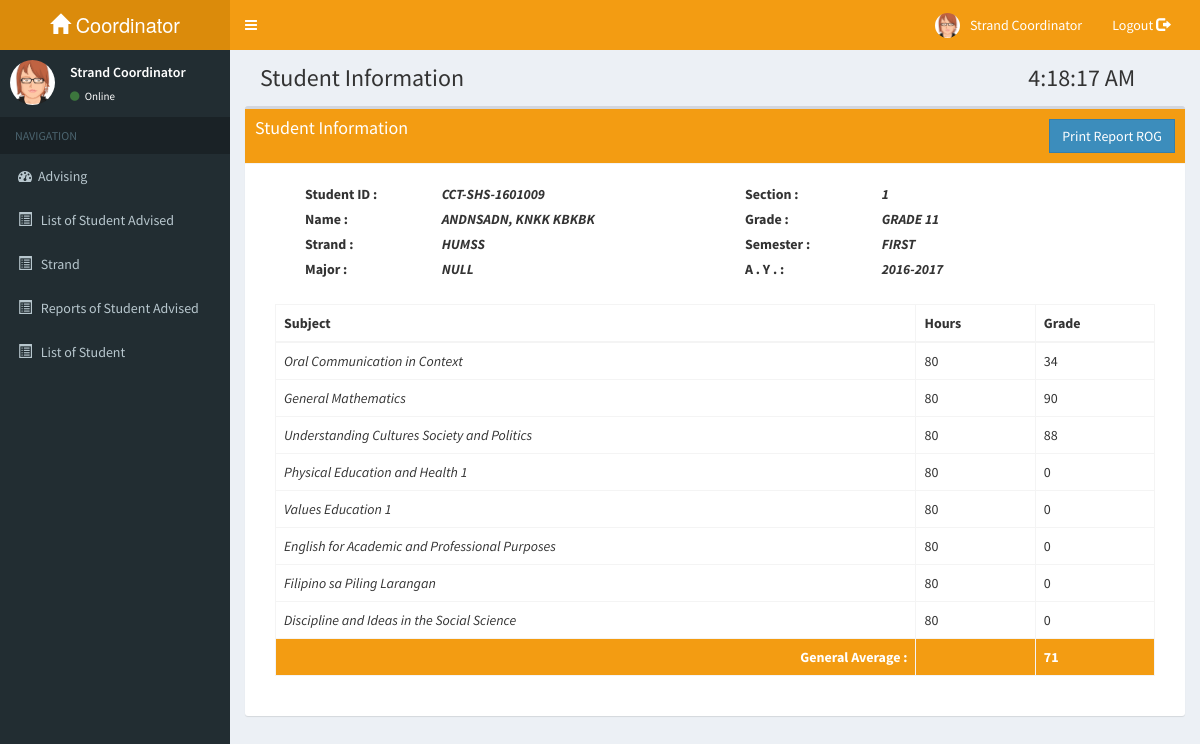
/coordinator/pages/student_subjects_details.php?shsid=1601009&adv_id=52 (signed in), run on the app's committed database.
### tables this page shows
CREATE TABLE `tblstudent_enrolled` (
  `enrolled_id` int(10) NOT NULL,
  `advise_id` varchar(50) NOT NULL,
  `shs_id` varchar(50) NOT NULL,
  `lname` varchar(50) NOT NULL,
  `fname` varchar(50) NOT NULL,
  `mname` varchar(50) NOT NULL,
  `student_type` varchar(50) NOT NULL,
  `reg_status` varchar(50) NOT NULL,
  `strand` varchar(50) NOT NULL,
  `major` varchar(50) NOT NULL,
  `section` varchar(20) NOT NULL,
  `grade` varchar(50) NOT NULL,
  `semester` varchar(30) NOT NULL,
  `yr_start` varchar(50) NOT NULL,
  `yr_end` varchar(50) NOT NULL,
  `date_enrolled` varchar(50) NOT NULL,
  `stats` int(10) NOT NULL
);

CREATE TABLE `tblsubject_enrolled` (
  `id` int(10) NOT NULL,
  `advise_id` int(10) NOT NULL,
  `shs_id` varchar(30) NOT NULL,
  `subdesc` longtext NOT NULL,
  `hours` varchar(50) NOT NULL,
  `grades` int(20) DEFAULT NULL,
  `csection` varchar(50) NOT NULL,
  `fac_id` int(10) NOT NULL,
  `remarks` varchar(50) NOT NULL
);

### coordinator/pages/student_subjects_details.php (the view, shortened to what this page needs)
<?php 	include "../templates/templates.php";
		include "connect.php";
		$shsid = $_GET['shsid'];
		$advid = $_GET['adv_id'];
		$sql_sub_en = mysqli_query($con,"SELECT * FROM tblstudent_enrolled WHERE shs_id='$shsid' AND advise_id='$advid'");
		$fetch_sub_en = mysqli_fetch_array($sql_sub_en);
		$lname    = strtoupper($fetch_sub_en['lname']);
		$fname    = strtoupper($fetch_sub_en['fname']);
		$mname    = strtoupper($fetch_sub_en['mname']);
		$strand   = strtoupper($fetch_sub_en['strand']);
		$major     = strtoupper($fetch_sub_en['major']);
		$section   = strtoupper($fetch_sub_en['section']);
		$grade     = strtoupper($fetch_sub_en['grade']);
		$sem   = strtoupper($fetch_sub_en['semester']);
		$yr_start     = strtoupper($fetch_sub_en['yr_start']);
		$yr_end     = strtoupper($fetch_sub_en['yr_end']);
?>
  <body class="skin-yellow">
    <div class="wrapper">
      <div class="content-wrapper">
        <section class="content-header">
          <h1 class="col-md-10">
            Student Information
			</h1>
		  <h1>
            <?php include('time.php'); ?>
          </h1>
        </section>
       <section class="content">
        <div class="box">
			<div class="box-header with-border" style="background-color: #f39c12; color:white;">
				<h3 class="box-title">Student Information</h3>
				<a href="rog.php?shsid=<?php echo $shsid;?>&advid=<?php echo $advid;?>" class="btn btn-flat btn-primary pull-right" name="btnprint" data-toggle="tooltip"  title="Print Report">Print Report ROG</a>
            </div>
			<div class="container-fluid"><br/>
					<form>
						<div class="col-lg-12">
							<div class="col-lg-6 col-md-6">
								<div class="form-group">
									<label for="gradetxt" class="control-label col-lg-4 col-md-4 col-sm-6">Student ID :</label>
									<label for="gradetxt" class="control-label col-lg-8 col-md-8 col-sm-6"><i>CCT-SHS-<?php echo $shsid;?></i></label>
								</div>
								<div class="form-group">
									<label for="gradetxt" class="control-label col-lg-4 col-md-4 col-sm-6">Name :</label>
									<label for="gradetxt" class="control-label col-lg-8 col-md-8 col-sm-6"><i><?php echo $lname.", ".$fname." ".$mname;?></i></label>
								</div>
								<div class="form-group">
									<label for="gradetxt" class="control-label col-lg-4 col-md-4 col-sm-6">Strand :</label>
									<label for="gradetxt" class="control-label col-lg-8 col-md-8 col-sm-6"><i><?php echo $strand;?></i></label>
								</div>
								<div class="form-group">
									<label for="gradetxt" class="control-label col-lg-4 col-md-4 col-sm-6">Major :</label>
									<label for="gradetxt" class="control-label col-lg-8 col-md-8 col-sm-6"><i><?php echo $major;?></i></label>
								</div>
							</div>
							<div class="col-lg-6 col-md-6">
								<div class="form-group">
									<label for="gradetxt" class="control-label col-lg-4 col-md-4 col-sm-6">Section :</label>
									<label for="gradetxt" class="control-label col-lg-8 col-md-8 col-sm-6"><i><?php echo $section;?></i></label>
								</div>
								<div class="form-group">
									<label for="gradetxt" class="control-label col-lg-4 col-md-4 col-sm-6">Grade :</label>
									<label for="gradetxt" class="control-label col-lg-8 col-md-8 col-sm-6"><i><?php echo $grade;?></i></label>
								</div>
								<div class="form-group">
									<label for="gradetxt" class="control-label col-lg-4 col-md-4 col-sm-6">Semester :</label>
									<label for="gradetxt" class="control-label col-lg-8 col-md-8 col-sm-6"><i><?php echo $sem;?></i></label>
								</div>
								<div class="form-group">
									<label for="gradetxt" class="control-label col-lg-4 col-md-4 col-sm-6">A . Y . :</label>
									<label for="gradetxt" class="control-label col-lg-8 col-md-8 col-sm-6"><i><?php echo $yr_start."-".$yr_end;?></i></label>
								</div>
							</div>
						</div>
					</form>
				</div>
				<div class="container-fluid"><br/>
					<div class="col-lg-12">
							<div class="table-responsive">
								<table id="applicantschedule" class="table table-bordered table-hover">
									<thead>
										<tr>
											<th>Subject</th>
											<th>Hours</th>
											<th>Grade</th>
										</tr>
									</thead>
									<tbody>
										<?php
											$sql_en_record = mysqli_query($con,"select * from tblsubject_enrolled WHERE shs_id='$shsid' AND advise_id='$advid'");
											$sql_com_grade = mysqli_query($con,"SELECT
																	SUM(grades)
																	FROM tblsubject_enrolled
																	INNER JOIN tblstudent_enrolled
																	ON tblsubject_enrolled.shs_id = tblstudent_enrolled.shs_id
																	WHERE tblsubject_enrolled.advise_id = '$advid'
																	AND tblsubject_enrolled.shs_id = '$shsid'");
											$fetch_com_grade = mysqli_fetch_array($sql_com_grade);
																$dividend = $fetch_com_grade[0];
											$sql_com_grades = mysqli_query($con,"SELECT
																	grades
																	FROM tblsubject_enrolled
																	INNER JOIN tblstudent_enrolled
																	ON tblsubject_enrolled.shs_id = tblstudent_enrolled.shs_id
																	WHERE tblsubject_enrolled.advise_id = '$advid'
																	AND tblsubject_enrolled.shs_id = '$shsid'
																	AND grades != ''");
											$fetch_com_grades = mysqli_num_rows($sql_com_grades);
											$gen_ave = $dividend/$fetch_com_grades;
											while($fetch_en_record = mysqli_fetch_array($sql_en_record)){
										?>
											<tr>
												<td><i><?php echo $fetch_en_record['subdesc'];?></i></td>
												<td><?php echo $fetch_en_record['hours'];?></td>
												<td><?php echo $fetch_en_record['grades'];?></td>
											</tr>
										<?php
											}
										?>
										<tr style="background-color:  #f39c12;color:white">
											<td style="text-align: right"><b>General Average :</b></td>
											<td></td>
											<td><b><?php echo round($gen_ave);?></b></td>
										</tr>
									</tbody>
								</table>
							</div>
						</div>
				</div>
        </div>
       </section>
      </div>
	</div>
  </body>
</html>

### data on the page
tblstudent_enrolled: lname "ANDNSADN", fname "KNKK", mname "KBKBK", strand "HUMSS", major "NULL", section "1", grade "GRADE 11", semester "FIRST", yr_start "2016", yr_end "2017"
tblsubject_enrolled: subdesc "Oral Communication in Context", hours "80", grades "34"
tblsubject_enrolled: subdesc "General Mathematics", hours "80", grades "90"
tblsubject_enrolled: subdesc "Understanding Cultures Society and Politics", hours "80", grades "88"
tblsubject_enrolled: subdesc "Physical Education and Health 1", hours "80", grades "0"
tblsubject_enrolled: subdesc "Values Education 1", hours "80", grades "0"
tblsubject_enrolled: subdesc "English for Academic and Professional Purposes", hours "80", grades "0"
tblsubject_enrolled: subdesc "Filipino sa Piling Larangan", hours "80", grades "0"
tblsubject_enrolled: subdesc "Discipline and Ideas in the Social Science", hours "80", grades "0"

### other printed values
$shsid "1601009"
$gen_ave "71"
